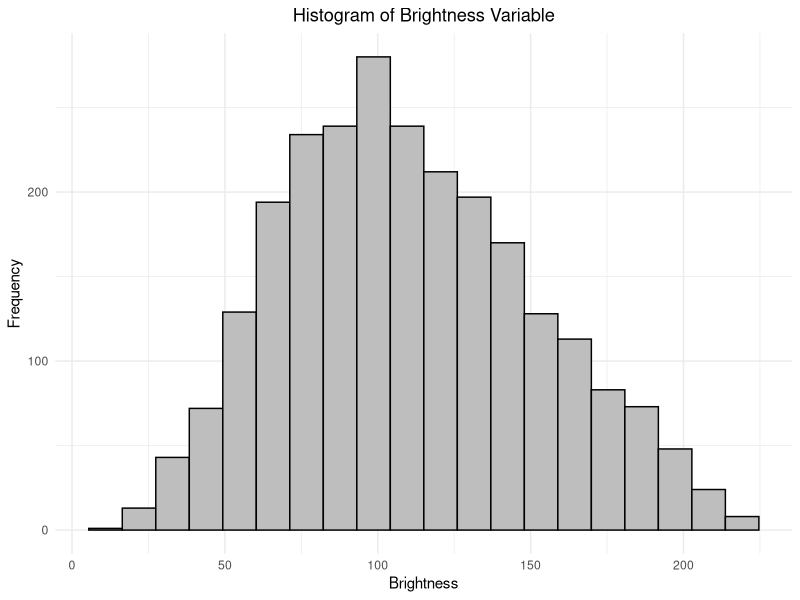
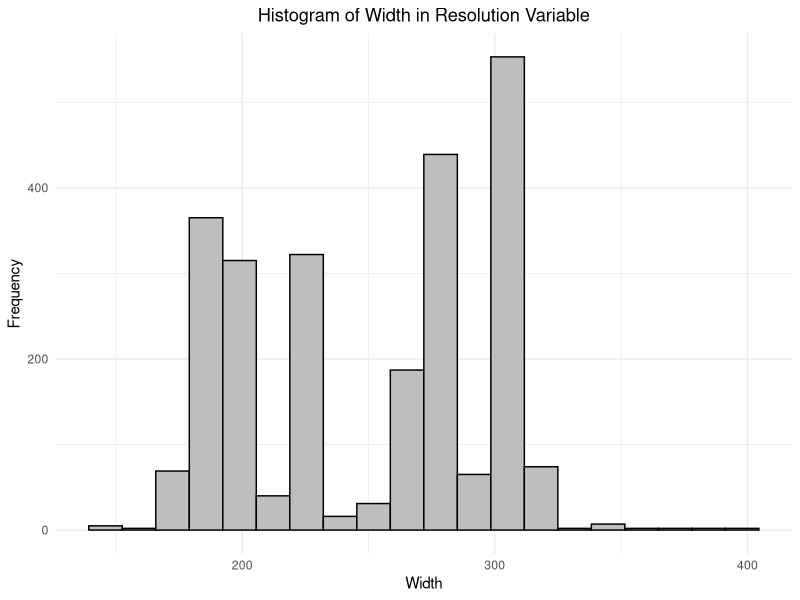
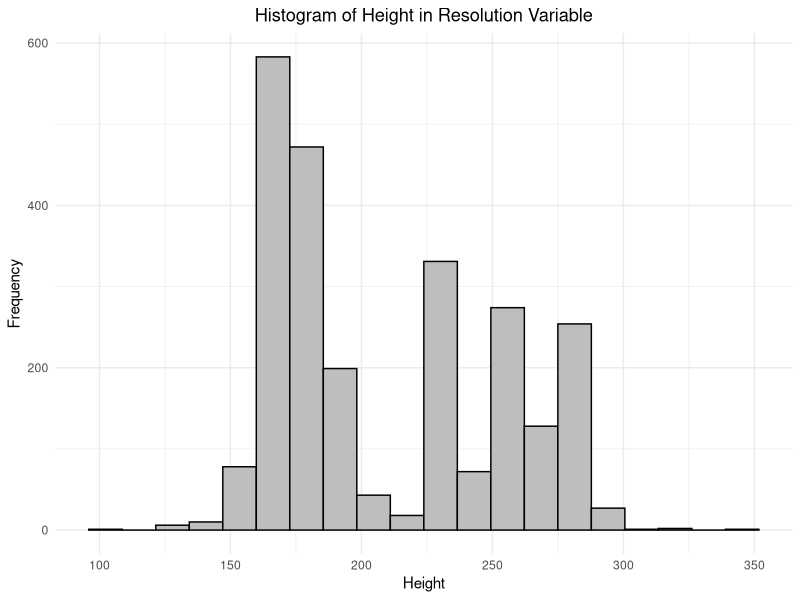
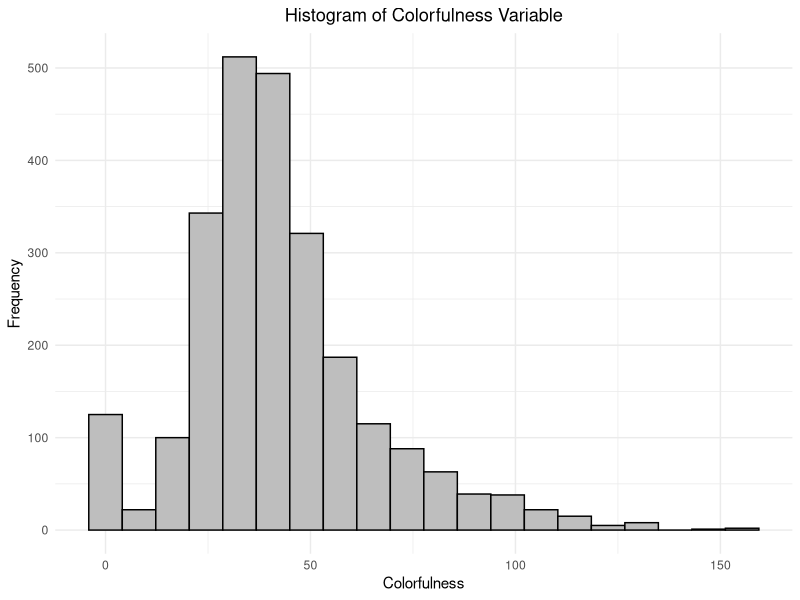

The R source for these figures, in order:

# Create graphs for data appendix based on "celeb_image_data.csv"

library(ggplot2)
library(dplyr)
library(tidyverse)

celeb <- read.csv("celeb_image_data.csv")

# Summary Statistics
summary(celeb)

# brightness
sd(celeb$brightness)

ggplot(celeb, aes(x = brightness)) +
  geom_histogram(bins = 20, fill = "grey", color="black") + 
  labs(title = "Histogram of Brightness Variable", 
       x = "Brightness", 
       y = "Frequency") + theme_minimal() + 
  theme(plot.title = element_text(hjust = 0.5)) 

# resolution
# first separate resolution into two columns, width and height
celeb <- celeb %>% 
  separate(resolution, into = c("width", "height"), sep = "x") %>%
  mutate(across(c(width, height), as.numeric))

# width
sd(celeb$width)
ggplot(celeb, aes(x = width)) +
  geom_histogram(bins = 20, fill = "grey", color="black") + 
  labs(title = "Histogram of Width in Resolution Variable", 
       x = "Width", 
       y = "Frequency") + theme_minimal() + 
  theme(plot.title = element_text(hjust = 0.5)) 

# height
sd(celeb$height)
ggplot(celeb, aes(x = height)) +
  geom_histogram(bins = 20, fill = "grey", color="black") + 
  labs(title = "Histogram of Height in Resolution Variable", 
       x = "Height", 
       y = "Frequency") + theme_minimal() + 
  theme(plot.title = element_text(hjust = 0.5)) 

# colorfulness
sd(celeb$colorfulness)

ggplot(celeb, aes(x = colorfulness)) +
  geom_histogram(bins = 20, fill = "grey", color="black") + 
  labs(title = "Histogram of Colorfulness Variable", 
       x = "Colorfulness", 
       y = "Frequency") + theme_minimal() + 
  theme(plot.title = element_text(hjust = 0.5)) 

